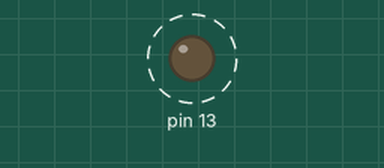
Recording of a sketch running on a simulated Arduino Uno, built with avr-gcc and run on an emulated ATmega328P. On the bench: output pins drawn as LEDs (lit = HIGH). Dashed ring = blinking.

Above: at 0.2 s.
Timing chart, 0 to 4.7 s (numbered marks = the images above):
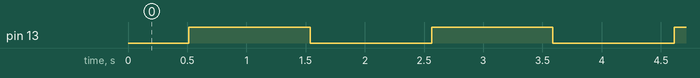

The sketch:

Blink.ino
```cpp
int k = 0;
int d = 1;

void setup() {
  pinMode(13, OUTPUT);
}

void loop() {
  analogWrite(13, k);   // turn the LED on (HIGH is the voltage level
  if (k == 0) {
    d = 1;
  } else if (k == 255) {
    d = -1;
  }
  k = k + d;
  delay(4);              // wait for a second
}
```

Measured:
- by itself, pin 13: alternates HIGH for 1.0 s and LOW for 1.0 s
